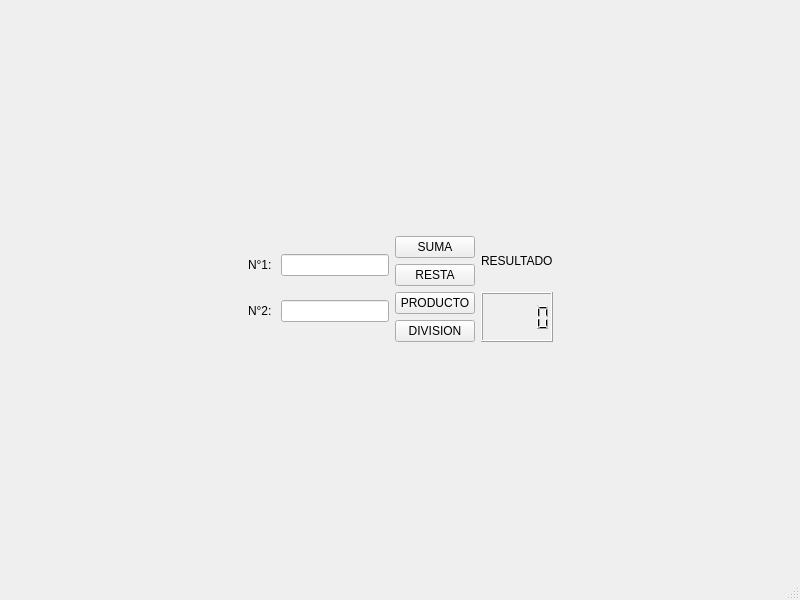
<?xml version="1.0" encoding="UTF-8"?>
<ui version="4.0">
 <class>MainWindow</class>
 <widget class="QMainWindow" name="MainWindow">
  <property name="geometry">
   <rect>
    <x>0</x>
    <y>0</y>
    <width>800</width>
    <height>600</height>
   </rect>
  </property>
  <property name="windowTitle">
   <string>MainWindow</string>
  </property>
  <widget class="QWidget" name="centralwidget">
   <layout class="QGridLayout" name="gridLayout">
    <item row="1" column="0">
     <spacer name="horizontalSpacer">
      <property name="orientation">
       <enum>Qt::Orientation::Horizontal</enum>
      </property>
      <property name="sizeHint" stdset="0">
       <size>
        <width>40</width>
        <height>20</height>
       </size>
      </property>
     </spacer>
    </item>
    <item row="0" column="1">
     <spacer name="verticalSpacer">
      <property name="orientation">
       <enum>Qt::Orientation::Vertical</enum>
      </property>
      <property name="sizeHint" stdset="0">
       <size>
        <width>20</width>
        <height>40</height>
       </size>
      </property>
     </spacer>
    </item>
    <item row="1" column="2">
     <spacer name="horizontalSpacer_2">
      <property name="orientation">
       <enum>Qt::Orientation::Horizontal</enum>
      </property>
      <property name="sizeHint" stdset="0">
       <size>
        <width>40</width>
        <height>20</height>
       </size>
      </property>
     </spacer>
    </item>
    <item row="1" column="1">
     <layout class="QHBoxLayout" name="horizontalLayout_3">
      <item>
       <layout class="QVBoxLayout" name="verticalLayout">
        <item>
         <layout class="QHBoxLayout" name="horizontalLayout">
          <item>
           <widget class="QLabel" name="label">
            <property name="text">
             <string>N°1: </string>
            </property>
           </widget>
          </item>
          <item>
           <widget class="QLineEdit" name="lineEdit"/>
          </item>
         </layout>
        </item>
        <item>
         <layout class="QHBoxLayout" name="horizontalLayout_2">
          <item>
           <widget class="QLabel" name="label_2">
            <property name="text">
             <string>N°2: </string>
            </property>
           </widget>
          </item>
          <item>
           <widget class="QLineEdit" name="lineEdit_2"/>
          </item>
         </layout>
        </item>
       </layout>
      </item>
      <item>
       <layout class="QVBoxLayout" name="verticalLayout_2">
        <item>
         <widget class="QPushButton" name="botonSuma">
          <property name="text">
           <string>SUMA</string>
          </property>
         </widget>
        </item>
        <item>
         <widget class="QPushButton" name="botonResta">
          <property name="text">
           <string>RESTA</string>
          </property>
         </widget>
        </item>
        <item>
         <widget class="QPushButton" name="botonProducto">
          <property name="text">
           <string>PRODUCTO</string>
          </property>
         </widget>
        </item>
        <item>
         <widget class="QPushButton" name="botonDivision">
          <property name="text">
           <string>DIVISION</string>
          </property>
         </widget>
        </item>
       </layout>
      </item>
      <item>
       <layout class="QVBoxLayout" name="verticalLayout_3">
        <item>
         <widget class="QLabel" name="label_3">
          <property name="text">
           <string>RESULTADO</string>
          </property>
         </widget>
        </item>
        <item>
         <widget class="QLCDNumber" name="lcdNumber"/>
        </item>
       </layout>
      </item>
     </layout>
    </item>
    <item row="2" column="1">
     <spacer name="verticalSpacer_2">
      <property name="orientation">
       <enum>Qt::Orientation::Vertical</enum>
      </property>
      <property name="sizeHint" stdset="0">
       <size>
        <width>20</width>
        <height>40</height>
       </size>
      </property>
     </spacer>
    </item>
   </layout>
  </widget>
  <widget class="QMenuBar" name="menubar">
   <property name="geometry">
    <rect>
     <x>0</x>
     <y>0</y>
     <width>800</width>
     <height>21</height>
    </rect>
   </property>
  </widget>
  <widget class="QStatusBar" name="statusbar"/>
 </widget>
 <resources/>
 <connections/>
</ui>
